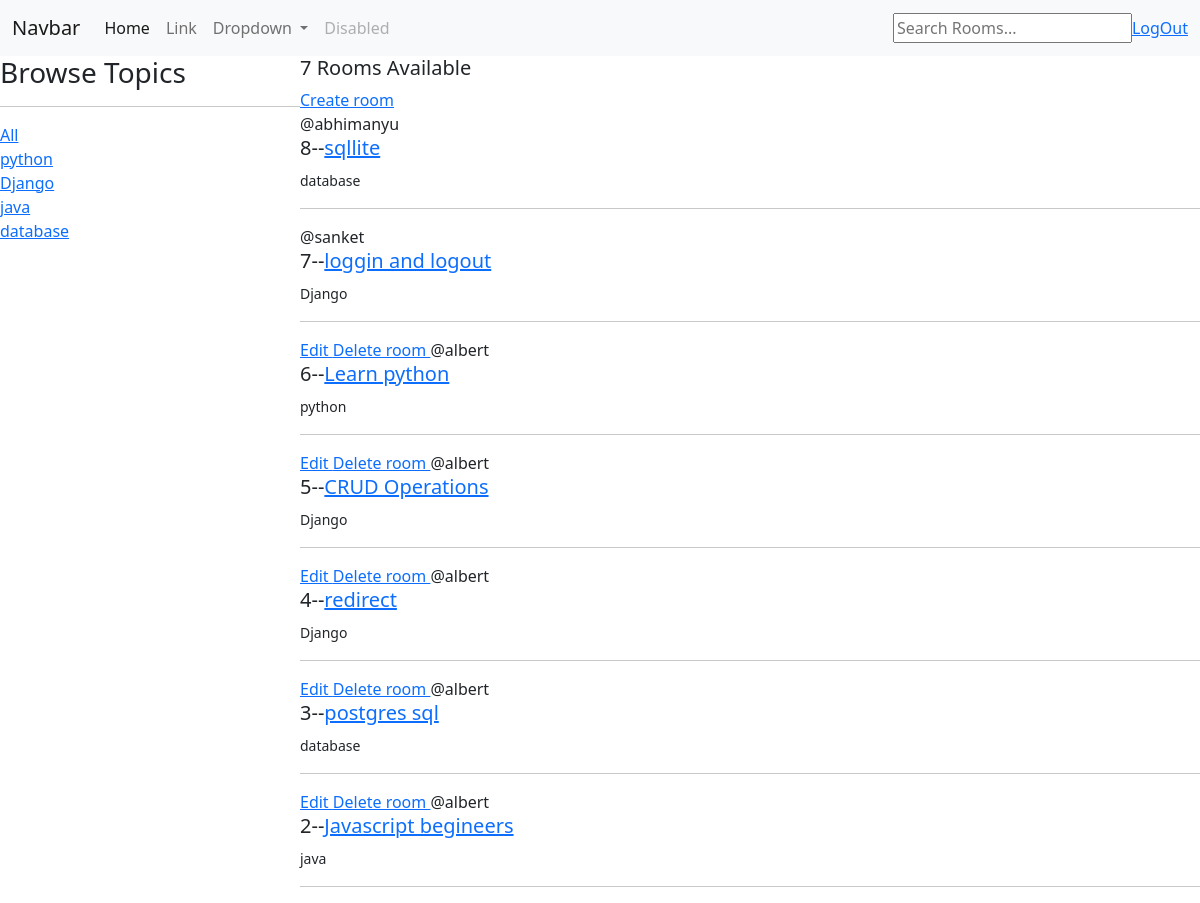
The app's page / (signed in) with its own data.
### myapp_test/models.py (models this page shows, shortened)
class Topic(models.Model):
    name= models.CharField(max_length=200)

class Room(models.Model):
    host = models.ForeignKey(User,on_delete=models.SET_NULL,null=True)
    topic= models.ForeignKey(Topic,on_delete=models.SET_NULL,null=True)
    name= models.CharField(max_length=200)
    description =models.TextField(null=  True,blank=True)
    updated=models.DateTimeField(auto_now=True)
    created=models.DateTimeField(auto_now_add=True)
    class Meta():
        ordering= ['-updated','-created']

### myapp_test/views.py (the view)
# urls.py: path('',views.home,name='home'),
def home(request):
    q=request.GET.get('q') if request.GET.get('q') != None else ''
    rooms=Room.objects.filter(
        Q(topic__name__icontains=q) |
        Q(name__icontains=q) |
        Q(description__icontains=q)
    )
    topics = Topic.objects.all()
    room_count=rooms.count()
    context ={'rooms':rooms, 'topics':topics, 'room_count':room_count}
    return render(request,'myapp_test/home.html',context)

### myapp_test/templates/myapp_test/home.html (shortened to what this page needs)
 {% extends 'main.html' %}
  {% block content %}
 <div class="home-container">
     <div>
         <h3>Browse Topics </h3>
         <hr><div>
             <a href="{% url 'home' %}">All</a>
         </div>
     {% for topic in topics %}
         <div>
             <a href="{% url 'home' %}?q={{topic.name}}">{{topic.name}}</a>
         </div>
         {% endfor %}
     </div>
   <div>
       <h5>{{room_count}} Rooms Available
       </h5>
       <a href= "{% url 'create_room' %}">Create room </a>
     {% for room in rooms%}
       <div>
             {% if request.user == room.host %}
           <a href= "{% url 'update_room' room.id %}">Edit </a>
           <a href= "{% url 'delete_room' room.id %}">Delete room </a>
            {% endif %}
       <span> @{{room.host.username}}</span>
     <h5> {{room.id}}--<a href = "{% url 'room' room.id %}" >{{room.name}}</a></h5>
           <small> {{room.topic.name}}</small>
           <hr>
           </div>
     {% endfor %}
   </div>
 </div>
  {%  endblock content%}

### myapp_test/templates/myapp_test/home.html (style rules this page uses)
.home-container { display: grid; grid-template-columns: 1fr 3fr; }

### records on screen
Topic: name "python"
Topic: name "Django"
Topic: name "java"
Topic: name "database"
Room: host.username "abhimanyu", id "8", name "sqllite", topic.name "database"
Room: host.username "sanket", id "7", name "loggin and logout", topic.name "Django"
Room: shows "Edit", host.username "albert", id "6", name "Learn python", topic.name "python"
Room: shows "Edit", host.username "albert", id "5", name "CRUD Operations", topic.name "Django"
Room: shows "Edit", host.username "albert", id "4", name "redirect", topic.name "Django"
Room: shows "Edit", host.username "albert", id "3", name "postgres sql", topic.name "database"
Room: shows "Edit", host.username "albert", id "2", name "Javascript begineers", topic.name "java"

### other values on screen
{{ room_count }} "7"
